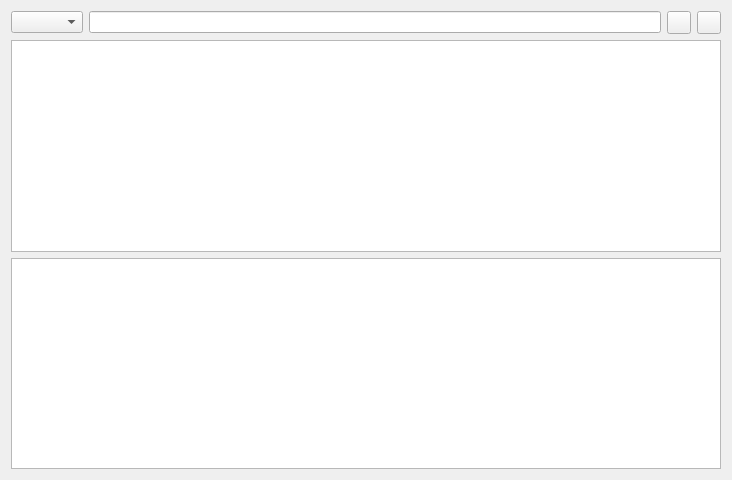
<?xml version="1.0" encoding="UTF-8"?>
<ui version="4.0">
 <class>Form</class>
 <widget class="QWidget" name="Form">
  <property name="geometry">
   <rect>
    <x>0</x>
    <y>0</y>
    <width>732</width>
    <height>480</height>
   </rect>
  </property>
  <property name="windowTitle">
   <string>ViewClients</string>
  </property>
  <layout class="QGridLayout" name="gridLayout">
   <item row="1" column="0" colspan="4">
    <widget class="QTableWidget" name="cliinfo">
     <property name="rowCount">
      <number>0</number>
     </property>
    </widget>
   </item>
   <item row="0" column="1">
    <widget class="QLineEdit" name="lineEditv"/>
   </item>
   <item row="2" column="0" colspan="4">
    <widget class="QTableWidget" name="otherinfo"/>
   </item>
   <item row="0" column="0">
    <widget class="QComboBox" name="comboBoxv"/>
   </item>
   <item row="0" column="2">
    <widget class="QToolButton" name="toolButtonopen">
     <property name="toolTip">
      <string>view</string>
     </property>
     <property name="text">
      <string/>
     </property>
     <property name="icon">
      <iconset resource="imgs.qrc">
       <normaloff>:/tst-imgs/eye.png</normaloff>:/tst-imgs/eye.png</iconset>
     </property>
    </widget>
   </item>
   <item row="0" column="3">
    <widget class="QToolButton" name="toolButtonclose">
     <property name="toolTip">
      <string>close</string>
     </property>
     <property name="text">
      <string/>
     </property>
     <property name="icon">
      <iconset resource="imgs.qrc">
       <normaloff>:/tst-imgs/Actions-dialog-close-icon.png</normaloff>:/tst-imgs/Actions-dialog-close-icon.png</iconset>
     </property>
    </widget>
   </item>
  </layout>
 </widget>
 <resources>
  <include location="imgs.qrc"/>
 </resources>
 <connections/>
</ui>
